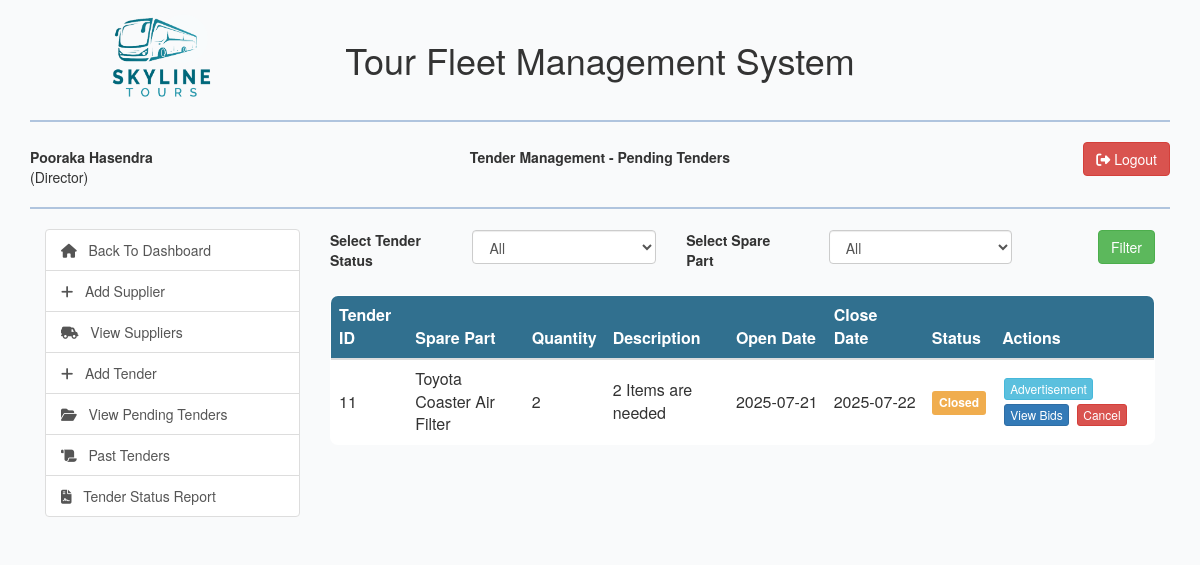
Before: /view/open-tenders.php (signed in) with the older database file.
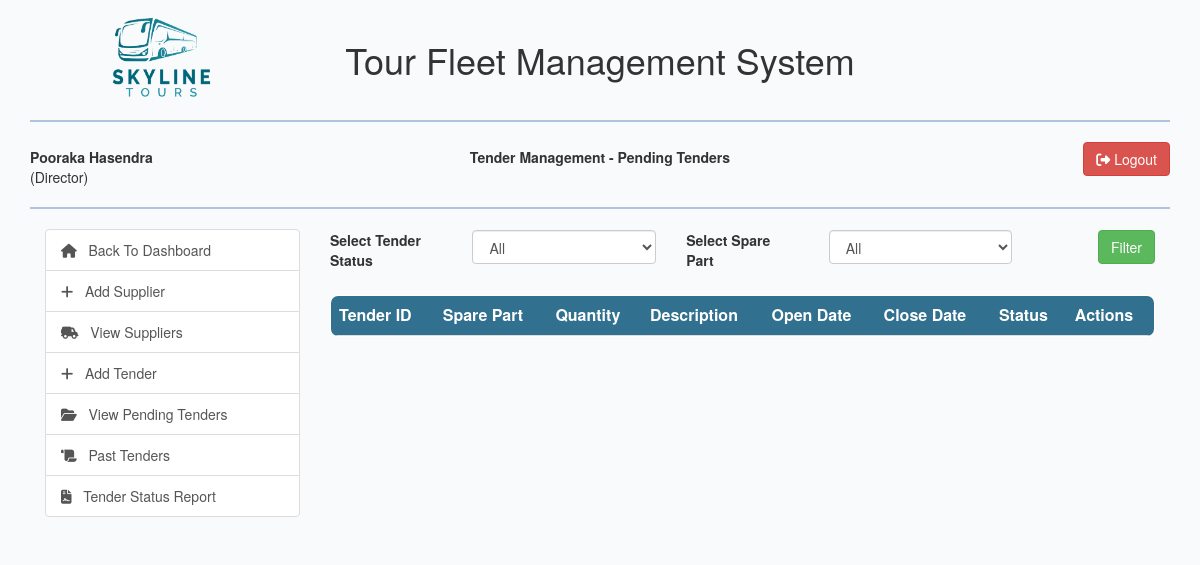
After: the same page with the newer database file.
### tables this page shows
CREATE TABLE `tender` (
  `tender_id` int(10) NOT NULL,
  `part_id` int(10) NOT NULL,
  `quantity_required` int(10) NOT NULL COMMENT 'The quantity of the part required.',
  `tender_description` text DEFAULT NULL,
  `advertisement_file_name` varchar(255) DEFAULT NULL COMMENT 'Filename of the scanned newspaper ad or document',
  `open_date` date NOT NULL,
  `close_date` date NOT NULL,
  `tender_status` int(10) NOT NULL DEFAULT 1 COMMENT '-1:Cancelled,1: Open, 2: Closed, 3: Awarded',
  `created_by` int(10) NOT NULL,
  `created_at` timestamp NOT NULL DEFAULT current_timestamp(),
  `awarded_bid` int(10) DEFAULT NULL
);

CREATE TABLE `spare_part` (
  `part_id` int(10) NOT NULL,
  `part_number` varchar(100) NOT NULL COMMENT 'Manufacturer or internal part number (Required)',
  `part_name` varchar(255) NOT NULL,
  `description` text DEFAULT NULL,
  `quantity_on_hand` int(10) NOT NULL DEFAULT 0,
  `reorder_level` int(10) NOT NULL,
  `part_status` int(10) NOT NULL DEFAULT 1
);

### model/tender_model.php (called while the page is built, shortened)
<?php
class Tender{
    public function getOpenTendersFiltered($tenderStatus,$partId){
        $con = $GLOBALS["con"];
        $today = date("Y-m-d");
        $sql = "SELECT t.*, s.* FROM tender t
            JOIN spare_part s ON t.part_id = s.part_id
            WHERE t.open_date <= '$today' ";
        if($tenderStatus!=""){
            $sql.="AND t.tender_status='$tenderStatus' ";
        } else {
            $sql.="AND t.tender_status IN (1,2) ";
        }
        $result = $con->query($sql) or die($con->error);
        return $result;
    }
}

### view/open-tenders.php (the view, shortened to what the changed rows need)
<?php
include_once '../model/sparepart_model.php';
include_once '../model/tender_model.php';
$tenderObj = new Tender();
$tenderStatus = "";
$partId = "";
$tenderResult = $tenderObj->getOpenTendersFiltered($tenderStatus,$partId);
?>
<html lang="en">
<head>
    <link rel="stylesheet" type="text/css" href="../css/dataTables.bootstrap.min.css"/>
    <?php include_once "../includes/bootstrap_css_includes.php"?>
</head>
<body>
    <div class="container">
        <?php include_once "../includes/header_row_includes.php";?>
        <div class="col-md-9">
            <div class="row">
                <div class="col-md-12">
                    <table class="table" id="open_tenders">
                        <thead>
                            <tr>
                                <th style="white-space: wrap">Tender ID</th>
                                <th>Spare Part</th>
                                <th>Quantity</th>
                                <th>Description</th>
                                <th>Open Date</th>
                                <th>Close Date</th>
                                <th>Status</th>
                                <th>Actions</th>
                            </tr>
                        </thead>
                        <tbody id="open_tenders_body">
                            <?php while($tenderRow = $tenderResult->fetch_assoc()){
                                $statusDisplay = match((int)$tenderRow["tender_status"]){
                                    1=>"Open",
                                    2=>"Closed"
                                };
                                $statusClass = match((int)$tenderRow["tender_status"]){
                                    1=>"label label-success",
                                    2=>"label label-warning"
                                };
                                ?>
                            <tr>
                                <td style="white-space: wrap"><?php echo $tenderRow["tender_id"];?></td>
                                <td><?php echo $tenderRow["part_name"];?></td>
                                <td><?php echo $tenderRow["quantity_required"];?></td>
                                <td><?php echo $tenderRow["tender_description"];?></td>
                                <td style="white-space: nowrap"><?php echo $tenderRow["open_date"];?></td>
                                <td style="white-space: nowrap"><?php echo $tenderRow["close_date"];?></td>
                                <td><span class="<?php echo $statusClass?>"><?php echo $statusDisplay;?></span></td>
                                <td>
                                    <a href="../documents/tenderadvertisements/<?php echo $tenderRow["advertisement_file_name"];?>"
                                       class="btn btn-xs btn-info" style="margin:2px;display:<?php echo checkPermissions(69); ?>" target="_blank">
                                        Advertisement
                                    </a>
                                    <a href="view-bids.php?tender_id=<?php echo base64_encode($tenderRow["tender_id"]);?>"
                                       class="btn btn-xs btn-primary" style="margin:2px;display:<?php echo checkPermissions(71); ?>">
                                        View Bids
                                    </a>
                                    <a href="../controller/tender_controller.php?status=cancel_tender&tender_id=<?php echo base64_encode($tenderRow["tender_id"]);?>"
                                       class="btn btn-xs btn-danger" style="margin:2px;display:<?php echo checkPermissions(151); ?>">
                                        Cancel
                                    </a>
                                </td>
                            </tr>
                            <?php } ?>
                        </tbody>
                    </table>
                </div>
            </div>
        </div>
    </div>
</body>
</html>

Changed rows visible on the page:
no longer on this page (row edited): tender: tender_id "11", part.part_name "Toyota Coaster Air Filter", quantity_required "2", tender_description "2 Items are needed", open_date "2025-07-21", close_date "2025-07-22", tender_status "Closed"
